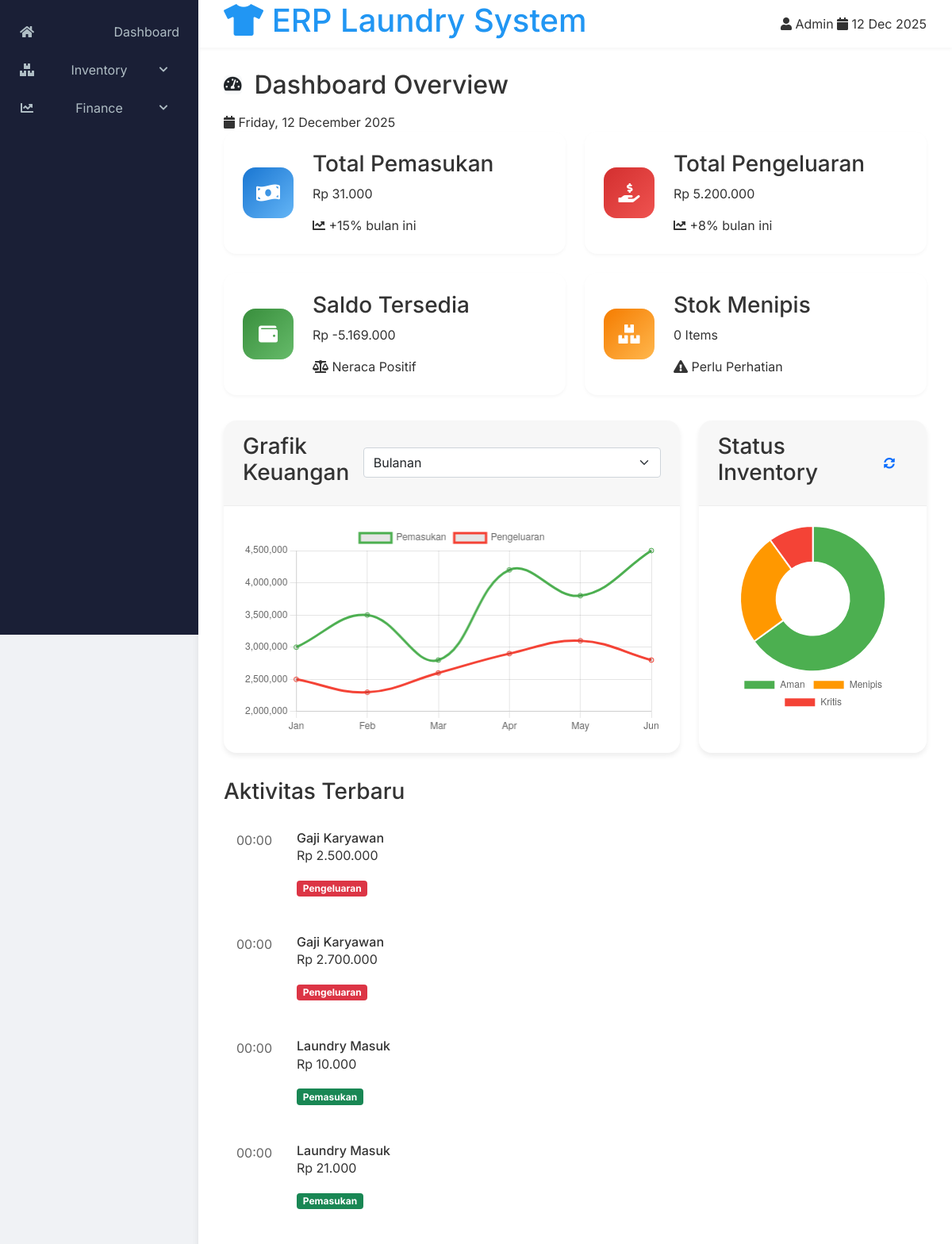
/view/dashboard/index.php, run on the app's committed database.
### tables this page shows
CREATE TABLE keuangan (
    id INT PRIMARY KEY AUTO_INCREMENT,
    kode_transaksi VARCHAR(20),
    tanggal DATE,
    jenis ENUM('Pemasukan', 'Pengeluaran'),
    kategori VARCHAR(50),
    jumlah DECIMAL(10,2),
    metode_pembayaran ENUM('Cash', 'Transfer', 'Debit', 'Credit'),
    keterangan TEXT,
    STATUS ENUM('Pending', 'Selesai', 'Batal') DEFAULT 'Pending',
    created_at TIMESTAMP DEFAULT CURRENT_TIMESTAMP
);

### controller/FinanceController.php (called while the page is built, shortened)
<?php
require_once __DIR__ . '/../model/FinanceModel.php';
class FinanceController {
    private $model;
    public function __construct($conn) {
        $this->model = new FinanceModel($conn);
    }
    public function summary() {
        return $this->model->getSummary();
    }
    public function getRecentTransactions() {
        return $this->model->getRecentTransactions();
    }
}
?>

### model/financeModel.php (called while the page is built, shortened)
<?php
class FinanceModel {
    private $conn;
    public function __construct($conn) {
        $this->conn = $conn;
    }
    public function getSummary() {
        $sql = "SELECT
                SUM(CASE WHEN jenis = 'Pemasukan' THEN jumlah ELSE 0 END) as total_pemasukan,
                SUM(CASE WHEN jenis = 'Pengeluaran' THEN jumlah ELSE 0 END) as total_pengeluaran
                FROM keuangan
                WHERE status = 'Selesai'";
        return mysqli_query($this->conn, $sql);
    }
    public function getRecentTransactions($limit = 5) {
        $sql = "SELECT * FROM keuangan
                ORDER BY tanggal DESC LIMIT $limit";
        return mysqli_query($this->conn, $sql);
    }
}

### controller/InventoryController.php (called while the page is built, shortened)
<?php
require_once __DIR__ . '/../model/InventoryModel.php';
class InventoryController {
    private $model;
    public function __construct($conn) {
        $this->model = new InventoryModel($conn);
    }
    public function getLowStockCount() {
        return $this->model->countLowStockItems();
    }
}
?>

### model/InventoryModel.php (called while the page is built, shortened)
<?php
class InventoryModel {
    private $conn;
    public function __construct($conn) {
        $this->conn = $conn;
    }
    public function countLowStockItems() {
        $sql = "SELECT COUNT(*) as total FROM stok_barang
                WHERE jumlah <= min_stok AND status = 'Aktif'";
        $result = mysqli_query($this->conn, $sql);
        $row = mysqli_fetch_assoc($result);
        return $row['total'];
    }
}

### view/dashboard/index.php (the view, shortened to what this page needs)
<!DOCTYPE html>
<html lang="id">
<head>
</head>
<body>
<?php
require_once '../../config/koneksi.php';
require_once '../../controller/InventoryController.php';
require_once '../../controller/FinanceController.php';
$inventoryController = new InventoryController($conn);
$financeController = new FinanceController($conn);
include '../layout/header.php';
include '../layout/sidebar.php';
$summary = mysqli_fetch_assoc($financeController->summary());
$totalPemasukan = $summary['total_pemasukan'] ?? 0;
$totalPengeluaran = $summary['total_pengeluaran'] ?? 0;
$saldoTersedia = $totalPemasukan - $totalPengeluaran;
$lowStock = $inventoryController->getLowStockCount();
?>
<div class="container dashboard-container">
    <div class="d-flex align-items-center mb-3">
        <div class="logo-box bg-light rounded-3 me-3">
            <i class="fas fa-tachometer-alt text-dark fs-5"></i>
        </div>
        <h2 class="mb-0">Dashboard Overview</h2>
    </div>
    <div class="date">
        <i class="fas fa-calendar"></i> <?= date('l, d F Y') ?>
    </div>
    <div class="stats-grid" data-aos="fade-up">
        <div class="stat-card primary">
            <div class="stat-icon">
                <i class="fas fa-money-bill-wave"></i>
            </div>
            <div class="stat-info">
                <h3>Total Pemasukan</h3>
                <p class="amount">Rp <?= number_format($totalPemasukan, 0, ',', '.') ?></p>
                <span class="trend positive">
                    <i class="fas fa-chart-line"></i> +15% bulan ini
                </span>
            </div>
        </div>
        <div class="stat-card danger">
            <div class="stat-icon">
                <i class="fas fa-hand-holding-usd"></i>
            </div>
            <div class="stat-info">
                <h3>Total Pengeluaran</h3>
                <p class="amount">Rp <?= number_format($totalPengeluaran, 0, ',', '.') ?></p>
                <span class="trend negative">
                    <i class="fas fa-chart-line"></i> +8% bulan ini
                </span>
            </div>
        </div>
        <div class="stat-card success">
            <div class="stat-icon">
                <i class="fas fa-wallet"></i>
            </div>
            <div class="stat-info">
                <h3>Saldo Tersedia</h3>
                <p class="amount">Rp <?= number_format($saldoTersedia, 0, ',', '.') ?></p>
                <span class="trend positive">
                    <i class="fas fa-balance-scale"></i> Neraca Positif
                </span>
            </div>
        </div>
        <div class="stat-card warning">
            <div class="stat-icon">
                <i class="fas fa-boxes"></i>
            </div>
            <div class="stat-info">
                <h3>Stok Menipis</h3>
                <p class="amount"><?= $lowStock ?> Items</p>
                <span class="trend">
                    <i class="fas fa-exclamation-triangle"></i> Perlu Perhatian
                </span>
            </div>
        </div>
    </div>
    <div class="charts-grid">
        <div class="chart-card" data-aos="fade-up" data-aos-delay="100">
            <div class="card-header">
                <h3>Grafik Keuangan</h3>
                <select id="chartPeriod" class="form-select">
                    <option value="monthly" selected>Bulanan</option>
                </select>
            </div>
            <div class="card-body">
                <canvas id="financeChart"></canvas>
            </div>
        </div>
        <div class="chart-card" data-aos="fade-up" data-aos-delay="200">
            <div class="card-header">
                <h3>Status Inventory</h3>
                <button class="btn btn-sm btn-outline-primary" onclick="refreshInventory()">
                    <i class="fas fa-sync-alt"></i>
                </button>
            </div>
            <div class="card-body">
                <canvas id="inventoryChart"></canvas>
            </div>
        </div>
    </div>
    <div class="activities-section" data-aos="fade-up" data-aos-delay="300">
        <h3>Aktivitas Terbaru</h3>
        <div class="timeline">
            <?php
            $recentTransactions = $financeController->getRecentTransactions();
            while ($trx = mysqli_fetch_assoc($recentTransactions)):
            ?>
            <div class="timeline-item">
                <div class="time"><?= date('H:i', strtotime($trx['tanggal'])) ?></div>
                <div class="content">
                    <h4><?= $trx['kategori'] ?></h4>
                    <p>Rp <?= number_format($trx['jumlah'], 0, ',', '.') ?></p>
                    <span class="badge <?= $trx['jenis'] == 'Pemasukan' ? 'bg-success' : 'bg-danger' ?>">
                        <?= $trx['jenis'] ?>
                    </span>
                </div>
            </div>
            <?php endwhile; ?>
        </div>
    </div>
</div>
<script>
document.addEventListener('DOMContentLoaded', function() {
    // Initialize AOS
    AOS.init({
        duration: 800,
        once: true
    });
    // Finance Chart
    const ctx = document.getElementById('financeChart').getContext('2d');
    new Chart(ctx, {
        type: 'line',
        data: {
            labels: ['Jan', 'Feb', 'Mar', 'Apr', 'May', 'Jun'],
            datasets: [{
                label: 'Pemasukan',
                data: [3000000, 3500000, 2800000, 4200000, 3800000, 4500000],
                borderColor: '#4CAF50',
                tension: 0.4
            }, {
                label: 'Pengeluaran',
                data: [2500000, 2300000, 2600000, 2900000, 3100000, 2800000],
                borderColor: '#f44336',
                tension: 0.4
            }]
        },
        options: {
            responsive: true,
            interaction: {
                intersect: false,
                mode: 'index'
            },
            plugins: {
                legend: {
                    position: 'top',
                }
            }
        }
    });
    // Inventory Chart
    const ctxInventory = document.getElementById('inventoryChart').getContext('2d');
    new Chart(ctxInventory, {
        type: 'doughnut',
        data: {
            labels: ['Aman', 'Menipis', 'Kritis'],
            datasets: [{
                data: [65, 25, 10],
                backgroundColor: ['#4CAF50', '#FF9800', '#f44336']
            }]
        },
        options: {
            responsive: true,
            plugins: {
                legend: {
                    position: 'bottom'
                }
            }
        }
    });
});
function refreshInventory() {
    // Add refresh logic here
    location.reload();
}
</script>
<?php include '../layout/footer.php'; ?>
</body>
</html>

### assets/css/style.css (style rules this page uses)
* { margin: 0; padding: 0; box-sizing: border-box; }
body { font-family: 'Inter', sans-serif; background: #f0f2f5; color: #333; min-height: 100vh; margin: 0; display: flex; }
.container { padding: 80px 24px 24px; max-width: 1400px; margin: 0 auto; }
.card-header { padding: 1rem 1.5rem; border-bottom: 1px solid #eee; display: flex; align-items: center; justify-content: space-between; }
.card-body { padding: 1.5rem; }
.stat-card { background: white; padding: 1.5rem; border-radius: 8px; box-shadow: 0 2px 4px rgba(0,0,0,0.04); }
.btn { padding: 0.5rem 1rem; border-radius: 4px; font-size: 0.875rem; font-weight: 500; cursor: pointer; border: none; transition: all 0.3s; }

### view/dashboard/index.php (style rules this page uses)
body { font-family: Arial; background: #f4f4f4; }
.container { max-width: 800px; margin: 60px auto; background: #fff; padding: 32px; border-radius: 10px; box-shadow: 0 2px 8px rgba(0,0,0,0.08); }
.btn { display: inline-block; background: #2196F3; color: #fff; padding: 10px 20px; border-radius: 6px; text-align: center; text-decoration: none; font-size: 16px; transition: background 0.2s; }
.dashboard-container { padding: 2rem; max-width: 1400px; margin: 2rem auto; }
.d-flex.align-items-center.mb-3 { margin-top: 1.5rem; }
.stats-grid { display: grid; grid-template-columns: repeat(auto-fit, minmax(280px, 1fr)); gap: 1.5rem; margin-bottom: 2rem; }
.stat-card { background: white; padding: 1.5rem; border-radius: 16px; display: flex; align-items: center; gap: 1.5rem; transition: transform 0.3s ease, box-shadow 0.3s ease; }
.stat-icon { width: 64px; height: 64px; border-radius: 16px; display: flex; align-items: center; justify-content: center; font-size: 24px; transition: transform 0.3s ease; }
.stat-card.primary .stat-icon { background: linear-gradient(135deg, #1976d2, #64b5f6); color: white; }
.stat-card.danger .stat-icon { background: linear-gradient(135deg, #d32f2f, #ef5350); color: white; }
.stat-card.success .stat-icon { background: linear-gradient(135deg, #388e3c, #66bb6a); color: white; }
.stat-card.warning .stat-icon { background: linear-gradient(135deg, #f57c00, #ffb74d); color: white; }
.charts-grid { display: grid; grid-template-columns: 2fr 1fr; gap: 1.5rem; margin-bottom: 2rem; }
.chart-card { background: white; border-radius: 16px; overflow: hidden; box-shadow: 0 4px 6px rgba(0,0,0,0.07); }
.chart-card:nth-child(2) { max-width: 400px; }
.timeline { margin-top: 1rem; }
.timeline-item { display: flex; gap: 1rem; padding: 1rem; background: white; border-radius: 8px; margin-bottom: 1rem; transition: transform 0.3s ease; }
.time { min-width: 60px; color: #666; }
.content h4 { margin: 0; font-size: 1rem; }
.stat-card { animation: slideIn 0.5s ease forwards; }

### data on the page
keuangan: tanggal "00:00", kategori "Gaji Karyawan", jumlah "2.500.000", jenis "Pengeluaran"
keuangan: tanggal "00:00", kategori "Gaji Karyawan", jumlah "2.700.000", jenis "Pengeluaran"
keuangan: tanggal "00:00", kategori "Laundry Masuk", jumlah "10.000", jenis "Pemasukan"
keuangan: tanggal "00:00", kategori "Laundry Masuk", jumlah "21.000", jenis "Pemasukan"

### other printed values
$totalPemasukan "31.000"
$totalPengeluaran "5.200.000"
$saldoTersedia "-5.169.000"
$lowStock "0"
